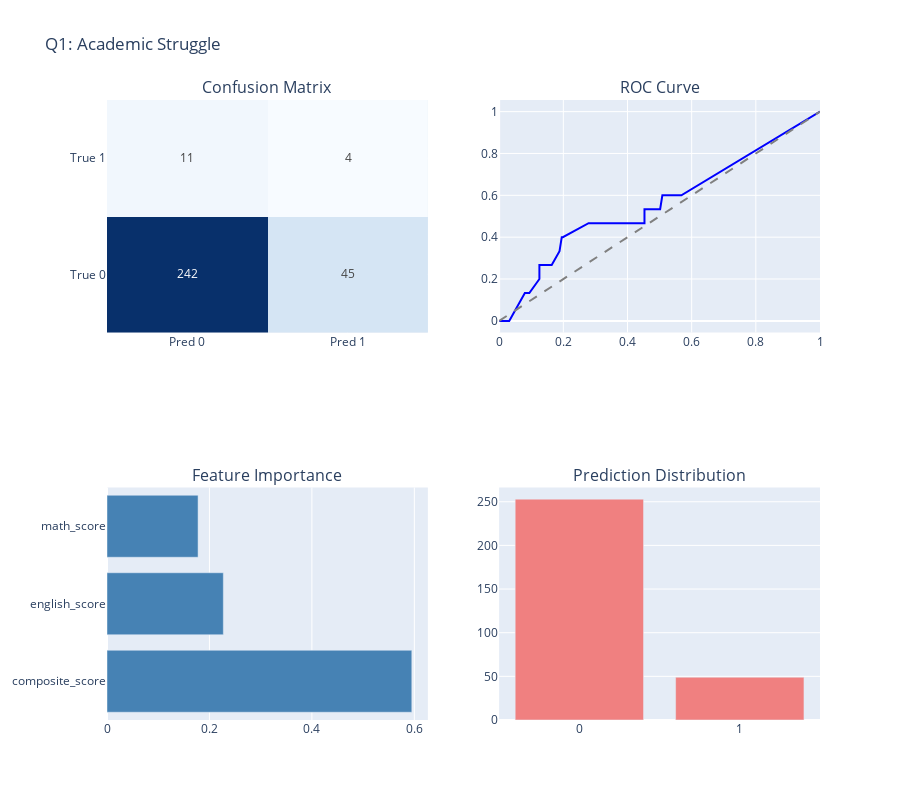

Notebook code for this chart:
### Markdown cell above
### Question 1: Academic Struggle

### Code cell
# Q1: Academic Struggle
print(f'\n============================================================')
print(f'Q1: Academic Struggle')
print(f'============================================================')

q1_data = student_summary[student_summary[['math_score', 'final_cgpa']].notna().all(axis=1)].copy()
print(f'Data: {len(q1_data)} students')

if len(q1_data) > 20:
    X = q1_data[['math_score', 'english_score', 'composite_score']]
    y = q1_data['struggling']
    
    print(f'Target distribution: {y.value_counts().to_dict()}')
    
    # Check if we have multiple classes
    if len(y.unique()) < 2:
        print('⚠️ Only one class in target - cannot train classifier')
        q1_results = None
    else:
        # Train/test split
        X_train, X_test, y_train, y_test = train_test_split(
            X, y, test_size=0.2, random_state=42, stratify=y
        )
        
        # Scale
        scaler_q1 = StandardScaler()
        X_train_scaled = scaler_q1.fit_transform(X_train)
        X_test_scaled = scaler_q1.transform(X_test)
        
        # Train
        model_q1 = RandomForestClassifier(n_estimators=100, random_state=42, class_weight='balanced')
        model_q1.fit(X_train_scaled, y_train)
        
        # Predict
        y_pred = model_q1.predict(X_test_scaled)
        y_pred_proba = model_q1.predict_proba(X_test_scaled)
        
        # Handle single vs multi-class probability
        if y_pred_proba.shape[1] > 1:
            y_pred_proba_pos = y_pred_proba[:, 1]
        else:
            y_pred_proba_pos = y_pred_proba[:, 0]
        
        acc = accuracy_score(y_test, y_pred)
        print(f'\nAccuracy: {acc:.3f}')
        print(classification_report(y_test, y_pred))
        
        # Feature importance
        feat_imp = pd.DataFrame({'feature': ['math_score', 'english_score', 'composite_score'], 'importance': model_q1.feature_importances_})
        feat_imp = feat_imp.sort_values('importance', ascending=False)
        
        # === VISUALIZATIONS ===
        fig = make_subplots(
            rows=2, cols=2,
            subplot_titles=('Confusion Matrix', 'ROC Curve', 'Feature Importance', 'Prediction Distribution'),
            specs=[[{'type': 'heatmap'}, {'type': 'scatter'}],
                   [{'type': 'bar'}, {'type': 'bar'}]]
        )
        
        # 1. Confusion Matrix
        cm = confusion_matrix(y_test, y_pred)
        fig.add_trace(
            go.Heatmap(z=cm, x=['Pred 0', 'Pred 1'], y=['True 0', 'True 1'],
                       colorscale='Blues', showscale=False, text=cm, texttemplate='%{text}'),
            row=1, col=1
        )
        
        # 2. ROC Curve (only if binary classification)
        if len(model_q1.classes_) == 2:
            fpr, tpr, _ = roc_curve(y_test, y_pred_proba_pos)
            roc_auc = auc(fpr, tpr)
            fig.add_trace(
                go.Scatter(x=fpr, y=tpr, name=f'AUC={roc_auc:.3f}', mode='lines',
                           line=dict(color='blue', width=2)),
                row=1, col=2
            )
            fig.add_trace(
                go.Scatter(x=[0, 1], y=[0, 1], name='Random', mode='lines',
                           line=dict(dash='dash', color='gray')),
                row=1, col=2
            )
        else:
            roc_auc = 0
        
        # 3. Feature Importance
        fig.add_trace(
            go.Bar(x=feat_imp['importance'], y=feat_imp['feature'], orientation='h',
                   marker=dict(color='steelblue')),
            row=2, col=1
        )
        
        # 4. Prediction Distribution
        pred_counts = pd.Series(y_pred).value_counts().sort_index()
        fig.add_trace(
            go.Bar(x=pred_counts.index.astype(str), y=pred_counts.values,
                   marker=dict(color='lightcoral')),
            row=2, col=2
        )
        
        fig.update_layout(height=800, title_text=f'Q1: Academic Struggle', showlegend=False)
        fig.show()
        
        # Store results
        q1_results = {
            'accuracy': acc,
            'auc': roc_auc,
            'model': model_q1,
            'scaler': scaler_q1,
            'features': ['math_score', 'english_score', 'composite_score']
        }
else:
    print('⚠️ Insufficient data')
    q1_results = None

### Figure 1 — Plotly figure (JSON) as saved in the notebook; plotly's stock layout.template omitted (floating-point values rounded to 4 significant figures)
{"data": [{"colorscale": [[0, "rgb(247,251,255)"], [0.125, "rgb(222,235,247)"], [0.25, "rgb(198,219,239)"], [0.375, "rgb(158,202,225)"], [0.5, "rgb(107,174,214)"], [0.625, "rgb(66,146,198)"], [0.75, "rgb(33,113,181)"], [0.875, "rgb(8,81,156)"], [1, "rgb(8,48,107)"]], "showscale": false, "text": [[242, 45], [11, 4]], "texttemplate": "%{text}", "type": "heatmap", "x": ["Pred 0", "Pred 1"], "xaxis": "x", "y": ["True 0", "True 1"], "yaxis": "y", "z": [[242, 45], [11, 4]]}, {"line": {"color": "blue", "width": 2}, "mode": "lines", "name": "AUC=0.559", "type": "scatter", "x": [0.0, 0.003484, 0.01045, 0.01394, 0.02091, 0.03136, 0.08014, 0.09408, 0.1254, 0.1254, 0.1289, 0.1498, 0.1568, 0.1638, 0.1882, 0.1951, 0.1986, 0.2787, 0.2892, 0.3031, 0.3206, 0.3554, 0.3624, 0.3659, 0.446, 0.453, 0.453, 0.4808, 0.4878, 0.4948, 0.5017, 0.5087, 0.5157, 0.5296, 0.5366, 0.5505, 0.5679, 1.0], "xaxis": "x2", "y": [0.0, 0.0, 0.0, 0.0, 0.0, 0.0, 0.1333, 0.1333, 0.2, 0.2667, 0.2667, 0.2667, 0.2667, 0.2667, 0.3333, 0.4, 0.4, 0.4667, 0.4667, 0.4667, 0.4667, 0.4667, 0.4667, 0.4667, 0.4667, 0.4667, 0.5333, 0.5333, 0.5333, 0.5333, 0.5333, 0.6, 0.6, 0.6, 0.6, 0.6, 0.6, 1.0], "yaxis": "y2"}, {"line": {"color": "gray", "dash": "dash"}, "mode": "lines", "name": "Random", "type": "scatter", "x": [0, 1], "xaxis": "x2", "y": [0, 1], "yaxis": "y2"}, {"marker": {"color": "steelblue"}, "orientation": "h", "type": "bar", "x": [0.5951, 0.2271, 0.1778], "xaxis": "x3", "y": ["composite_score", "english_score", "math_score"], "yaxis": "y3"}, {"marker": {"color": "lightcoral"}, "type": "bar", "x": ["0", "1"], "xaxis": "x4", "y": [253, 49], "yaxis": "y4"}], "layout": {"annotations": [{"font": {"size": 16}, "showarrow": false, "text": "Confusion Matrix", "x": 0.225, "xanchor": "center", "xref": "paper", "y": 1, "yanchor": "bottom", "yref": "paper"}, {"font": {"size": 16}, "showarrow": false, "text": "ROC Curve", "x": 0.775, "xanchor": "center", "xref": "paper", "y": 1, "yanchor": "bottom", "yref": "paper"}, {"font": {"size": 16}, "showarrow": false, "text": "Feature Importance", "x": 0.225, "xanchor": "center", "xref": "paper", "y": 0.375, "yanchor": "bottom", "yref": "paper"}, {"font": {"size": 16}, "showarrow": false, "text": "Prediction Distribution", "x": 0.775, "xanchor": "center", "xref": "paper", "y": 0.375, "yanchor": "bottom", "yref": "paper"}], "height": 800, "showlegend": false, "title": {"text": "Q1: Academic Struggle"}, "xaxis": {"anchor": "y", "domain": [0, 0.45]}, "xaxis2": {"anchor": "y2", "domain": [0.55, 1]}, "xaxis3": {"anchor": "y3", "domain": [0, 0.45]}, "xaxis4": {"anchor": "y4", "domain": [0.55, 1]}, "yaxis": {"anchor": "x", "domain": [0.625, 1]}, "yaxis2": {"anchor": "x2", "domain": [0.625, 1]}, "yaxis3": {"anchor": "x3", "domain": [0, 0.375]}, "yaxis4": {"anchor": "x4", "domain": [0, 0.375]}}}
